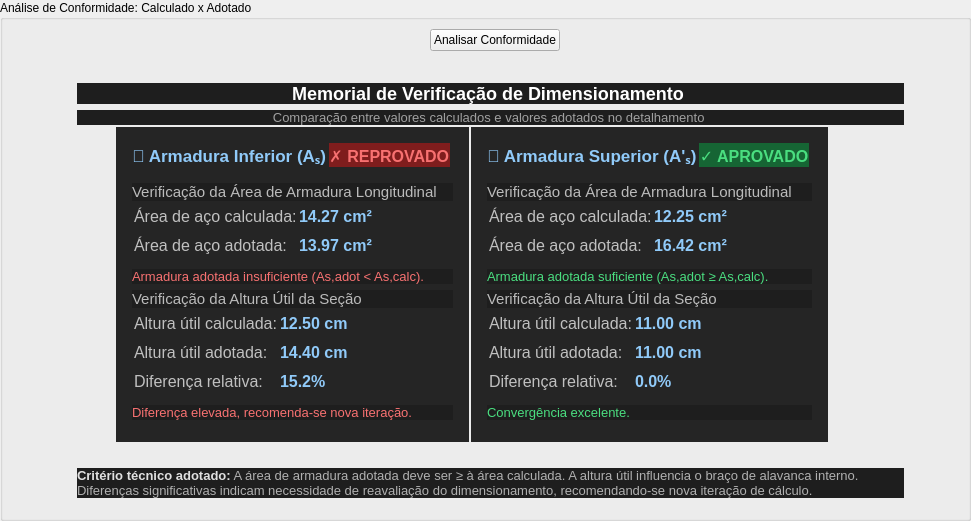
      <widget class="QGroupBox" name="groupBox_analise_conformidade">
       <property name="geometry">
        <rect>
         <x>10</x>
         <y>3500</y>
         <width>971</width>
         <height>521</height>
        </rect>
       </property>
       <property name="title">
        <string>Análise de Conformidade: Calculado x Adotado</string>
       </property>
       <widget class="QWidget" name="verticalLayoutWidget_5">
        <property name="geometry">
         <rect>
          <x>10</x>
          <y>20</y>
          <width>971</width>
          <height>41</height>
         </rect>
        </property>
        <layout class="QVBoxLayout" name="verticalLayout_6">
         <item alignment="Qt::AlignmentFlag::AlignHCenter">
          <widget class="QPushButton" name="analisar_conformidade">
           <property name="sizePolicy">
            <sizepolicy hsizetype="Fixed" vsizetype="Fixed">
             <horstretch>0</horstretch>
             <verstretch>0</verstretch>
            </sizepolicy>
           </property>
           <property name="text">
            <string>Analisar Conformidade</string>
           </property>
           <property name="autoDefault">
            <bool>false</bool>
           </property>
          </widget>
         </item>
        </layout>
       </widget>
       <widget class="QLabel" name="label_analise_conformidade">
        <property name="geometry">
         <rect>
          <x>40</x>
          <y>60</y>
          <width>901</width>
          <height>461</height>
         </rect>
        </property>
        <property name="sizePolicy">
         <sizepolicy hsizetype="Minimum" vsizetype="Minimum">
          <horstretch>0</horstretch>
          <verstretch>0</verstretch>
         </sizepolicy>
        </property>
        <property name="text">
         <string>&lt;!DOCTYPE HTML PUBLIC &quot;-//W3C//DTD HTML 4.0//EN&quot; &quot;http://www.w3.org/TR/REC-html40/strict.dtd&quot;&gt;
&lt;html&gt;&lt;head&gt;&lt;meta name=&quot;qrichtext&quot; content=&quot;1&quot; /&gt;&lt;meta charset=&quot;utf-8&quot; /&gt;&lt;style type=&quot;text/css&quot;&gt;
p, li { white-space: pre-wrap; }
hr { height: 1px; border-width: 0; }
li.unchecked::marker { content: &quot;\2610&quot;; }
li.checked::marker { content: &quot;\2612&quot;; }
&lt;/style&gt;&lt;/head&gt;&lt;body style=&quot; font-family:'Segoe UI'; font-size:9pt; font-weight:400; font-style:normal;&quot;&gt;
&lt;h2 align=&quot;center&quot; style=&quot; margin-top:0px; margin-bottom:0px; margin-left:37px; margin-right:37px; -qt-block-indent:0; text-indent:0px; background-color:#1e1e1e;&quot;&gt;&lt;span style=&quot; font-family:'Segoe UI','Arial','sans-serif'; font-size:18pt; font-weight:700; color:#ffffff; background-color:#1e1e1e;&quot;&gt;Memorial de Verificação de Dimensionamento &lt;/span&gt;&lt;/h2&gt;
&lt;p align=&quot;center&quot; style=&quot; margin-top:6px; margin-bottom:0px; margin-left:37px; margin-right:37px; -qt-block-indent:0; text-indent:0px; background-color:#1e1e1e;&quot;&gt;&lt;span style=&quot; font-family:'Segoe UI','Arial','sans-serif'; font-size:10pt; color:#a0a0a0; background-color:#1e1e1e;&quot;&gt;Comparação entre valores calculados e valores adotados no detalhamento &lt;/span&gt;&lt;/p&gt;
&lt;table border=&quot;0&quot; style=&quot; margin-top:0px; margin-bottom:0px; margin-left:74px; margin-right:74px; border-collapse:collapse;&quot; cellspacing=&quot;2&quot; cellpadding=&quot;0&quot;&gt;
&lt;tr&gt;
&lt;td bgcolor=&quot;#252525&quot; style=&quot; vertical-align:top; padding-left:16; padding-right:16; padding-top:16; padding-bottom:16; border-top-color:#000000; border-right-color:#000000; border-bottom-color:#000000; border-left-color:#000000;&quot;&gt;
&lt;p style=&quot; margin-top:0px; margin-bottom:16px; margin-left:0px; margin-right:0px; -qt-block-indent:0; text-indent:0px; background-color:#252525;&quot;&gt;&lt;span style=&quot; font-family:'Segoe UI','Arial','sans-serif'; font-size:13pt; font-weight:700; color:#90caf9;&quot;&gt;🔽 Armadura Inferior (Aₛ)&lt;/span&gt;&lt;span style=&quot; font-family:'Segoe UI','Arial','sans-serif'; color:#e0e0e0;&quot;&gt; &lt;/span&gt;&lt;span style=&quot; font-family:'Segoe UI','Arial','sans-serif'; font-size:12pt; font-weight:700; color:#f87171; background-color:#7f1d1d;&quot;&gt;✗ REPROVADO&lt;/span&gt;&lt;span style=&quot; font-family:'Segoe UI','Arial','sans-serif'; color:#e0e0e0;&quot;&gt; &lt;/span&gt;&lt;/p&gt;
&lt;p style=&quot; margin-top:0px; margin-bottom:8px; margin-left:0px; margin-right:0px; -qt-block-indent:0; text-indent:0px; background-color:#1e1e1e;&quot;&gt;&lt;span style=&quot; font-family:'Segoe UI','Arial','sans-serif'; font-size:11pt; color:#bbbbbb; background-color:#1e1e1e;&quot;&gt;Verificação da Área de Armadura Longitudinal &lt;/span&gt;&lt;/p&gt;
&lt;table border=&quot;0&quot; style=&quot; margin-top:0px; margin-bottom:0px; margin-left:0px; margin-right:0px; border-collapse:collapse;&quot; cellspacing=&quot;2&quot; cellpadding=&quot;0&quot;&gt;
&lt;tr&gt;
&lt;td style=&quot; vertical-align:top; padding-left:0; padding-right:0; padding-top:4; padding-bottom:4;&quot;&gt;
&lt;p style=&quot; margin-top:0px; margin-bottom:0px; margin-left:0px; margin-right:0px; -qt-block-indent:0; text-indent:0px;&quot;&gt;&lt;span style=&quot; font-family:'Segoe UI','Arial','sans-serif'; font-size:12pt; color:#c0c0c0;&quot;&gt;Área de aço calculada:&lt;/span&gt;&lt;/p&gt;&lt;/td&gt;
&lt;td style=&quot; vertical-align:top; padding-left:0; padding-right:0; padding-top:4; padding-bottom:4;&quot;&gt;
&lt;p style=&quot; margin-top:0px; margin-bottom:0px; margin-left:0px; margin-right:0px; -qt-block-indent:0; text-indent:0px;&quot;&gt;&lt;span style=&quot; font-family:'Segoe UI','Arial','sans-serif'; font-size:12pt; font-weight:700; color:#90caf9;&quot;&gt;14.27 cm²&lt;/span&gt;&lt;/p&gt;&lt;/td&gt;&lt;/tr&gt;
&lt;tr&gt;
&lt;td style=&quot; vertical-align:top; padding-left:0; padding-right:0; padding-top:4; padding-bottom:4;&quot;&gt;
&lt;p style=&quot; margin-top:0px; margin-bottom:0px; margin-left:0px; margin-right:0px; -qt-block-indent:0; text-indent:0px;&quot;&gt;&lt;span style=&quot; font-family:'Segoe UI','Arial','sans-serif'; font-size:12pt; color:#c0c0c0;&quot;&gt;Área de aço adotada:&lt;/span&gt;&lt;/p&gt;&lt;/td&gt;
&lt;td style=&quot; vertical-align:top; padding-left:0; padding-right:0; padding-top:4; padding-bottom:4;&quot;&gt;
&lt;p style=&quot; margin-top:0px; margin-bottom:0px; margin-left:0px; margin-right:0px; -qt-block-indent:0; text-indent:0px;&quot;&gt;&lt;span style=&quot; font-family:'Segoe UI','Arial','sans-serif'; font-size:12pt; font-weight:700; color:#90caf9;&quot;&gt;13.97 cm²&lt;/span&gt;&lt;/p&gt;&lt;/td&gt;&lt;/tr&gt;&lt;/table&gt;
&lt;p style=&quot; margin-top:8px; margin-bottom:0px; margin-left:0px; margin-right:0px; -qt-block-indent:0; text-indent:0px; line-height:140%; background-color:#1e1e1e;&quot;&gt;&lt;span style=&quot; font-family:'Segoe UI','Arial','sans-serif'; font-size:10pt; color:#f87171; background-color:#1e1e1e;&quot;&gt;Armadura adotada insuficiente (As,adot &amp;lt; As,calc). &lt;/span&gt;&lt;/p&gt;
&lt;p style=&quot; margin-top:0px; margin-bottom:8px; margin-left:0px; margin-right:0px; -qt-block-indent:0; text-indent:0px; background-color:#1e1e1e;&quot;&gt;&lt;span style=&quot; font-family:'Segoe UI','Arial','sans-serif'; font-size:11pt; color:#bbbbbb; background-color:#1e1e1e;&quot;&gt;Verificação da Altura Útil da Seção &lt;/span&gt;&lt;/p&gt;
&lt;table border=&quot;0&quot; style=&quot; margin-top:0px; margin-bottom:0px; margin-left:0px; margin-right:0px; border-collapse:collapse;&quot; cellspacing=&quot;2&quot; cellpadding=&quot;0&quot;&gt;
&lt;tr&gt;
&lt;td style=&quot; vertical-align:top; padding-left:0; padding-right:0; padding-top:4; padding-bottom:4;&quot;&gt;
&lt;p style=&quot; margin-top:0px; margin-bottom:0px; margin-left:0px; margin-right:0px; -qt-block-indent:0; text-indent:0px;&quot;&gt;&lt;span style=&quot; font-family:'Segoe UI','Arial','sans-serif'; font-size:12pt; color:#c0c0c0;&quot;&gt;Altura útil calculada:&lt;/span&gt;&lt;/p&gt;&lt;/td&gt;
&lt;td style=&quot; vertical-align:top; padding-left:0; padding-right:0; padding-top:4; padding-bottom:4;&quot;&gt;
&lt;p style=&quot; margin-top:0px; margin-bottom:0px; margin-left:0px; margin-right:0px; -qt-block-indent:0; text-indent:0px;&quot;&gt;&lt;span style=&quot; font-family:'Segoe UI','Arial','sans-serif'; font-size:12pt; font-weight:700; color:#90caf9;&quot;&gt;12.50 cm&lt;/span&gt;&lt;/p&gt;&lt;/td&gt;&lt;/tr&gt;
&lt;tr&gt;
&lt;td style=&quot; vertical-align:top; padding-left:0; padding-right:0; padding-top:4; padding-bottom:4;&quot;&gt;
&lt;p style=&quot; margin-top:0px; margin-bottom:0px; margin-left:0px; margin-right:0px; -qt-block-indent:0; text-indent:0px;&quot;&gt;&lt;span style=&quot; font-family:'Segoe UI','Arial','sans-serif'; font-size:12pt; color:#c0c0c0;&quot;&gt;Altura útil adotada:&lt;/span&gt;&lt;/p&gt;&lt;/td&gt;
&lt;td style=&quot; vertical-align:top; padding-left:0; padding-right:0; padding-top:4; padding-bottom:4;&quot;&gt;
&lt;p style=&quot; margin-top:0px; margin-bottom:0px; margin-left:0px; margin-right:0px; -qt-block-indent:0; text-indent:0px;&quot;&gt;&lt;span style=&quot; font-family:'Segoe UI','Arial','sans-serif'; font-size:12pt; font-weight:700; color:#90caf9;&quot;&gt;14.40 cm&lt;/span&gt;&lt;/p&gt;&lt;/td&gt;&lt;/tr&gt;
&lt;tr&gt;
&lt;td style=&quot; vertical-align:top; padding-left:0; padding-right:0; padding-top:4; padding-bottom:4;&quot;&gt;
&lt;p style=&quot; margin-top:0px; margin-bottom:0px; margin-left:0px; margin-right:0px; -qt-block-indent:0; text-indent:0px;&quot;&gt;&lt;span style=&quot; font-family:'Segoe UI','Arial','sans-serif'; font-size:12pt; color:#c0c0c0;&quot;&gt;Diferença relativa:&lt;/span&gt;&lt;/p&gt;&lt;/td&gt;
&lt;td style=&quot; vertical-align:top; padding-left:0; padding-right:0; padding-top:4; padding-bottom:4;&quot;&gt;
&lt;p style=&quot; margin-top:0px; margin-bottom:0px; margin-left:0px; margin-right:0px; -qt-block-indent:0; text-indent:0px;&quot;&gt;&lt;span style=&quot; font-family:'Segoe UI','Arial','sans-serif'; font-size:12pt; font-weight:700; color:#90caf9;&quot;&gt;15.2%&lt;/span&gt;&lt;/p&gt;&lt;/td&gt;&lt;/tr&gt;&lt;/table&gt;
&lt;p style=&quot; margin-top:8px; margin-bottom:0px; margin-left:0px; margin-right:0px; -qt-block-indent:0; text-indent:0px; line-height:140%; background-color:#1e1e1e;&quot;&gt;&lt;span style=&quot; font-family:'Segoe UI','Arial','sans-serif'; font-size:10pt; color:#f87171; background-color:#1e1e1e;&quot;&gt;Diferença elevada, recomenda-se nova iteração. &lt;/span&gt;&lt;/p&gt;&lt;/td&gt;
&lt;td bgcolor=&quot;#252525&quot; style=&quot; vertical-align:top; padding-left:16; padding-right:16; padding-top:16; padding-bottom:16; border-top-color:#000000; border-right-color:#000000; border-bottom-color:#000000; border-left-color:#000000;&quot;&gt;
&lt;p style=&quot; margin-top:0px; margin-bottom:16px; margin-left:0px; margin-right:0px; -qt-block-indent:0; text-indent:0px; background-color:#252525;&quot;&gt;&lt;span style=&quot; font-family:'Segoe UI','Arial','sans-serif'; font-size:13pt; font-weight:700; color:#90caf9;&quot;&gt;🔼 Armadura Superior (A'ₛ)&lt;/span&gt;&lt;span style=&quot; font-family:'Segoe UI','Arial','sans-serif'; color:#e0e0e0;&quot;&gt; &lt;/span&gt;&lt;span style=&quot; font-family:'Segoe UI','Arial','sans-serif'; font-size:12pt; font-weight:700; color:#4ade80; background-color:#166534;&quot;&gt;✓ APROVADO&lt;/span&gt;&lt;span style=&quot; font-family:'Segoe UI','Arial','sans-serif'; color:#e0e0e0;&quot;&gt; &lt;/span&gt;&lt;/p&gt;
&lt;p style=&quot; margin-top:0px; margin-bottom:8px; margin-left:0px; margin-right:0px; -qt-block-indent:0; text-indent:0px; background-color:#1e1e1e;&quot;&gt;&lt;span style=&quot; font-family:'Segoe UI','Arial','sans-serif'; font-size:11pt; color:#bbbbbb; background-color:#1e1e1e;&quot;&gt;Verificação da Área de Armadura Longitudinal &lt;/span&gt;&lt;/p&gt;
&lt;table border=&quot;0&quot; style=&quot; margin-top:0px; margin-bottom:0px; margin-left:0px; margin-right:0px; border-collapse:collapse;&quot; cellspacing=&quot;2&quot; cellpadding=&quot;0&quot;&gt;
&lt;tr&gt;
&lt;td style=&quot; vertical-align:top; padding-left:0; padding-right:0; padding-top:4; padding-bottom:4;&quot;&gt;
&lt;p style=&quot; margin-top:0px; margin-bottom:0px; margin-left:0px; margin-right:0px; -qt-block-indent:0; text-indent:0px;&quot;&gt;&lt;span style=&quot; font-family:'Segoe UI','Arial','sans-serif'; font-size:12pt; color:#c0c0c0;&quot;&gt;Área de aço calculada:&lt;/span&gt;&lt;/p&gt;&lt;/td&gt;
&lt;td style=&quot; vertical-align:top; padding-left:0; padding-right:0; padding-top:4; padding-bottom:4;&quot;&gt;
&lt;p style=&quot; margin-top:0px; margin-bottom:0px; margin-left:0px; margin-right:0px; -qt-block-indent:0; text-indent:0px;&quot;&gt;&lt;span style=&quot; font-family:'Segoe UI','Arial','sans-serif'; font-size:12pt; font-weight:700; color:#90caf9;&quot;&gt;12.25 cm²&lt;/span&gt;&lt;/p&gt;&lt;/td&gt;&lt;/tr&gt;
&lt;tr&gt;
&lt;td style=&quot; vertical-align:top; padding-left:0; padding-right:0; padding-top:4; padding-bottom:4;&quot;&gt;
&lt;p style=&quot; margin-top:0px; margin-bottom:0px; margin-left:0px; margin-right:0px; -qt-block-indent:0; text-indent:0px;&quot;&gt;&lt;span style=&quot; font-family:'Segoe UI','Arial','sans-serif'; font-size:12pt; color:#c0c0c0;&quot;&gt;Área de aço adotada:&lt;/span&gt;&lt;/p&gt;&lt;/td&gt;
&lt;td style=&quot; vertical-align:top; padding-left:0; padding-right:0; padding-top:4; padding-bottom:4;&quot;&gt;
&lt;p style=&quot; margin-top:0px; margin-bottom:0px; margin-left:0px; margin-right:0px; -qt-block-indent:0; text-indent:0px;&quot;&gt;&lt;span style=&quot; font-family:'Segoe UI','Arial','sans-serif'; font-size:12pt; font-weight:700; color:#90caf9;&quot;&gt;16.42 cm²&lt;/span&gt;&lt;/p&gt;&lt;/td&gt;&lt;/tr&gt;&lt;/table&gt;
&lt;p style=&quot; margin-top:8px; margin-bottom:0px; margin-left:0px; margin-right:0px; -qt-block-indent:0; text-indent:0px; line-height:140%; background-color:#1e1e1e;&quot;&gt;&lt;span style=&quot; font-family:'Segoe UI','Arial','sans-serif'; font-size:10pt; color:#4ade80; background-color:#1e1e1e;&quot;&gt;Armadura adotada suficiente (As,adot ≥ As,calc). &lt;/span&gt;&lt;/p&gt;
&lt;p style=&quot; margin-top:0px; margin-bottom:8px; margin-left:0px; margin-right:0px; -qt-block-indent:0; text-indent:0px; background-color:#1e1e1e;&quot;&gt;&lt;span style=&quot; font-family:'Segoe UI','Arial','sans-serif'; font-size:11pt; color:#bbbbbb; background-color:#1e1e1e;&quot;&gt;Verificação da Altura Útil da Seção &lt;/span&gt;&lt;/p&gt;
&lt;table border=&quot;0&quot; style=&quot; margin-top:0px; margin-bottom:0px; margin-left:0px; margin-right:0px; border-collapse:collapse;&quot; cellspacing=&quot;2&quot; cellpadding=&quot;0&quot;&gt;
&lt;tr&gt;
&lt;td style=&quot; vertical-align:top; padding-left:0; padding-right:0; padding-top:4; padding-bottom:4;&quot;&gt;
&lt;p style=&quot; margin-top:0px; margin-bottom:0px; margin-left:0px; margin-right:0px; -qt-block-indent:0; text-indent:0px;&quot;&gt;&lt;span style=&quot; font-family:'Segoe UI','Arial','sans-serif'; font-size:12pt; color:#c0c0c0;&quot;&gt;Altura útil calculada:&lt;/span&gt;&lt;/p&gt;&lt;/td&gt;
&lt;td style=&quot; vertical-align:top; padding-left:0; padding-right:0; padding-top:4; padding-bottom:4;&quot;&gt;
&lt;p style=&quot; margin-top:0px; margin-bottom:0px; margin-left:0px; margin-right:0px; -qt-block-indent:0; text-indent:0px;&quot;&gt;&lt;span style=&quot; font-family:'Segoe UI','Arial','sans-serif'; font-size:12pt; font-weight:700; color:#90caf9;&quot;&gt;11.00 cm&lt;/span&gt;&lt;/p&gt;&lt;/td&gt;&lt;/tr&gt;
&lt;tr&gt;
&lt;td style=&quot; vertical-align:top; padding-left:0; padding-right:0; padding-top:4; padding-bottom:4;&quot;&gt;
&lt;p style=&quot; margin-top:0px; margin-bottom:0px; margin-left:0px; margin-right:0px; -qt-block-indent:0; text-indent:0px;&quot;&gt;&lt;span style=&quot; font-family:'Segoe UI','Arial','sans-serif'; font-size:12pt; color:#c0c0c0;&quot;&gt;Altura útil adotada:&lt;/span&gt;&lt;/p&gt;&lt;/td&gt;
&lt;td style=&quot; vertical-align:top; padding-left:0; padding-right:0; padding-top:4; padding-bottom:4;&quot;&gt;
&lt;p style=&quot; margin-top:0px; margin-bottom:0px; margin-left:0px; margin-right:0px; -qt-block-indent:0; text-indent:0px;&quot;&gt;&lt;span style=&quot; font-family:'Segoe UI','Arial','sans-serif'; font-size:12pt; font-weight:700; color:#90caf9;&quot;&gt;11.00 cm&lt;/span&gt;&lt;/p&gt;&lt;/td&gt;&lt;/tr&gt;
&lt;tr&gt;
&lt;td style=&quot; vertical-align:top; padding-left:0; padding-right:0; padding-top:4; padding-bottom:4;&quot;&gt;
&lt;p style=&quot; margin-top:0px; margin-bottom:0px; margin-left:0px; margin-right:0px; -qt-block-indent:0; text-indent:0px;&quot;&gt;&lt;span style=&quot; font-family:'Segoe UI','Arial','sans-serif'; font-size:12pt; color:#c0c0c0;&quot;&gt;Diferença relativa:&lt;/span&gt;&lt;/p&gt;&lt;/td&gt;
&lt;td style=&quot; vertical-align:top; padding-left:0; padding-right:0; padding-top:4; padding-bottom:4;&quot;&gt;
&lt;p style=&quot; margin-top:0px; margin-bottom:0px; margin-left:0px; margin-right:0px; -qt-block-indent:0; text-indent:0px;&quot;&gt;&lt;span style=&quot; font-family:'Segoe UI','Arial','sans-serif'; font-size:12pt; font-weight:700; color:#90caf9;&quot;&gt;0.0%&lt;/span&gt;&lt;/p&gt;&lt;/td&gt;&lt;/tr&gt;&lt;/table&gt;
&lt;p style=&quot; margin-top:8px; margin-bottom:0px; margin-left:0px; margin-right:0px; -qt-block-indent:0; text-indent:0px; line-height:140%; background-color:#1e1e1e;&quot;&gt;&lt;span style=&quot; font-family:'Segoe UI','Arial','sans-serif'; font-size:10pt; color:#4ade80; background-color:#1e1e1e;&quot;&gt;Convergência excelente. &lt;/span&gt;&lt;/p&gt;&lt;/td&gt;&lt;/tr&gt;&lt;/table&gt;
&lt;p style=&quot; margin-top:24px; margin-bottom:0px; margin-left:37px; margin-right:37px; -qt-block-indent:0; text-indent:0px; background-color:#1e1e1e;&quot;&gt;&lt;span style=&quot; font-family:'Segoe UI','Arial','sans-serif'; font-size:10pt; font-weight:700; color:#e0e0e0;&quot;&gt;Critério técnico adotado:&lt;/span&gt;&lt;span style=&quot; font-family:'Segoe UI','Arial','sans-serif'; font-size:10pt; color:#b0b0b0;&quot;&gt; A área de armadura adotada deve ser ≥ à área calculada. A altura útil influencia o braço de alavanca interno. Diferenças significativas indicam necessidade de reavaliação do dimensionamento, recomendando-se nova iteração de cálculo. &lt;/span&gt;&lt;/p&gt;&lt;/body&gt;&lt;/html&gt;</string>
        </property>
        <property name="wordWrap">
         <bool>true</bool>
        </property>
       </widget>
      </widget>
